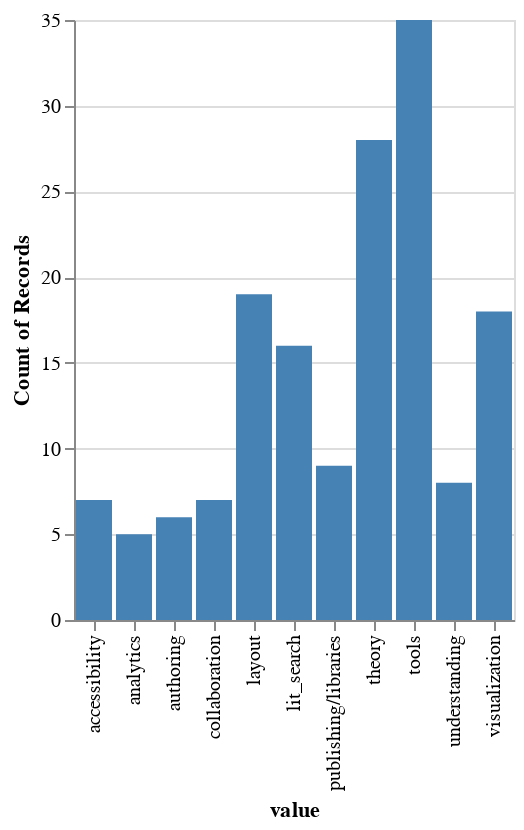

The cell this chart's notebook holds for it:
### Code cell
# hold shift to select multiple
pts = alt.selection(type="multi", encodings=['x'])

# single click if this is easier for creating the heatmap
# pts = alt.selection(type="single", encodings=['x'])


alt.Chart(df_long.dropna()).mark_bar().encode(
    x='value',
    y='count()',
    color=alt.condition(pts, alt.ColorValue("steelblue"), alt.ColorValue("grey"))
).add_selection(pts)

### Figure 1 — Vega-Lite specification as saved in the notebook (floating-point values rounded to 4 significant figures; data arrays with more than 128 entries replaced by an {"elided": "..."} marker saying what was removed)
{"config": {"view": {"continuousWidth": 400, "continuousHeight": 300}}, "data": {"name": "data-9171f12ba3aee63a169113797a0e6b39"}, "mark": "bar", "encoding": {"color": {"condition": {"value": "steelblue", "selection": "selector006"}, "value": "grey"}, "x": {"field": "value", "type": "nominal"}, "y": {"aggregate": "count", "type": "quantitative"}}, "selection": {"selector006": {"type": "multi", "encodings": ["x"]}}, "$schema": "https://vega.github.io/schema/vega-lite/v4.17.0.json", "datasets": {"data-9171f12ba3aee63a169113797a0e6b39": {"elided": "158 records"}}}
